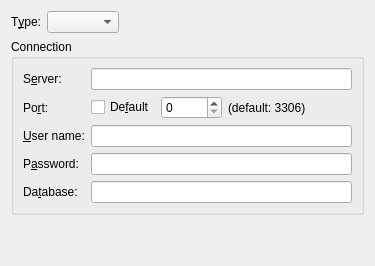
     <widget class="QWidget" name="dbTab">
      <attribute name="title">
       <string>&amp;Database</string>
      </attribute>
      <layout class="QVBoxLayout" name="verticalLayout_2">
       <item>
        <widget class="QWidget" name="dbTypePane" native="true">
         <layout class="QHBoxLayout" name="horizontalLayout">
          <property name="leftMargin">
           <number>0</number>
          </property>
          <property name="topMargin">
           <number>0</number>
          </property>
          <property name="rightMargin">
           <number>0</number>
          </property>
          <property name="bottomMargin">
           <number>0</number>
          </property>
          <item>
           <widget class="QLabel" name="dbTypeLabel">
            <property name="text">
             <string>T&amp;ype:</string>
            </property>
            <property name="buddy">
             <cstring>dbTypeInput</cstring>
            </property>
           </widget>
          </item>
          <item>
           <widget class="QComboBox" name="dbTypeInput"/>
          </item>
          <item>
           <spacer name="horizontalSpacer_2">
            <property name="orientation">
             <enum>Qt::Horizontal</enum>
            </property>
            <property name="sizeHint" stdset="0">
             <size>
              <width>40</width>
              <height>20</height>
             </size>
            </property>
           </spacer>
          </item>
         </layout>
        </widget>
       </item>
       <item>
        <widget class="QGroupBox" name="dbConnectionBox">
         <property name="title">
          <string>Connection</string>
         </property>
         <layout class="QGridLayout" name="gridLayout_13">
          <item row="0" column="0">
           <widget class="QWidget" name="mysqlSettingsPane" native="true">
            <layout class="QGridLayout" name="gridLayout">
             <property name="leftMargin">
              <number>0</number>
             </property>
             <property name="topMargin">
              <number>0</number>
             </property>
             <property name="rightMargin">
              <number>0</number>
             </property>
             <property name="bottomMargin">
              <number>0</number>
             </property>
             <item row="0" column="0">
              <widget class="QLabel" name="mysqlServerLabel">
               <property name="text">
                <string>S&amp;erver:</string>
               </property>
               <property name="buddy">
                <cstring>mysqlServerInput</cstring>
               </property>
              </widget>
             </item>
             <item row="0" column="1" colspan="4">
              <widget class="QLineEdit" name="mysqlServerInput">
               <property name="toolTip">
                <string>&lt;html&gt;IP address or host name of the database server&lt;/html&gt;</string>
               </property>
              </widget>
             </item>
             <item row="1" column="0">
              <widget class="QLabel" name="mysqlPortLabel">
               <property name="text">
                <string>Po&amp;rt:</string>
               </property>
               <property name="buddy">
                <cstring>mysqlPortInput</cstring>
               </property>
              </widget>
             </item>
             <item row="1" column="2">
              <widget class="QSpinBox" name="mysqlPortInput">
               <property name="toolTip">
                <string>&lt;html&gt;The TCP port of the database server&lt;/html&gt;</string>
               </property>
               <property name="maximum">
                <number>65535</number>
               </property>
              </widget>
             </item>
             <item row="2" column="0">
              <widget class="QLabel" name="mysqlUserLabel">
               <property name="text">
                <string>&amp;User name:</string>
               </property>
               <property name="buddy">
                <cstring>mysqlUserInput</cstring>
               </property>
              </widget>
             </item>
             <item row="2" column="1" colspan="4">
              <widget class="QLineEdit" name="mysqlUserInput">
               <property name="toolTip">
                <string>&lt;html&gt;The username for the connection to the database server&lt;/html&gt;</string>
               </property>
              </widget>
             </item>
             <item row="3" column="0">
              <widget class="QLabel" name="mysqlPasswordLabel">
               <property name="text">
                <string>P&amp;assword:</string>
               </property>
               <property name="buddy">
                <cstring>mysqlPasswordInput</cstring>
               </property>
              </widget>
             </item>
             <item row="3" column="1" colspan="4">
              <widget class="QLineEdit" name="mysqlPasswordInput">
               <property name="toolTip">
                <string>&lt;html&gt;The password for the connection to the database server&lt;/html&gt;</string>
               </property>
               <property name="echoMode">
                <enum>QLineEdit::Password</enum>
               </property>
              </widget>
             </item>
             <item row="4" column="0">
              <widget class="QLabel" name="mysqlDatabaseLabel">
               <property name="text">
                <string>Da&amp;tabase:</string>
               </property>
               <property name="buddy">
                <cstring>mysqlDatabaseInput</cstring>
               </property>
              </widget>
             </item>
             <item row="4" column="1" colspan="4">
              <widget class="QLineEdit" name="mysqlDatabaseInput">
               <property name="toolTip">
                <string>&lt;html&gt;The name of the database on the database server&lt;/html&gt;</string>
               </property>
              </widget>
             </item>
             <item row="1" column="4">
              <spacer name="horizontalSpacer">
               <property name="orientation">
                <enum>Qt::Horizontal</enum>
               </property>
               <property name="sizeHint" stdset="0">
                <size>
                 <width>40</width>
                 <height>20</height>
                </size>
               </property>
              </spacer>
             </item>
             <item row="1" column="1">
              <widget class="QCheckBox" name="mysqlDefaultPortCheckBox">
               <property name="toolTip">
                <string>&lt;html&gt;If enabled, the default port is used for the database server.&lt;/html&gt;</string>
               </property>
               <property name="text">
                <string>De&amp;fault</string>
               </property>
              </widget>
             </item>
             <item row="1" column="3">
              <widget class="QLabel" name="label">
               <property name="text">
                <string>(default: 3306)</string>
               </property>
              </widget>
             </item>
            </layout>
           </widget>
          </item>
         </layout>
        </widget>
       </item>
       <item>
        <spacer name="verticalSpacer">
         <property name="orientation">
          <enum>Qt::Vertical</enum>
         </property>
         <property name="sizeHint" stdset="0">
          <size>
           <width>20</width>
           <height>40</height>
          </size>
         </property>
        </spacer>
       </item>
      </layout>
     </widget>
